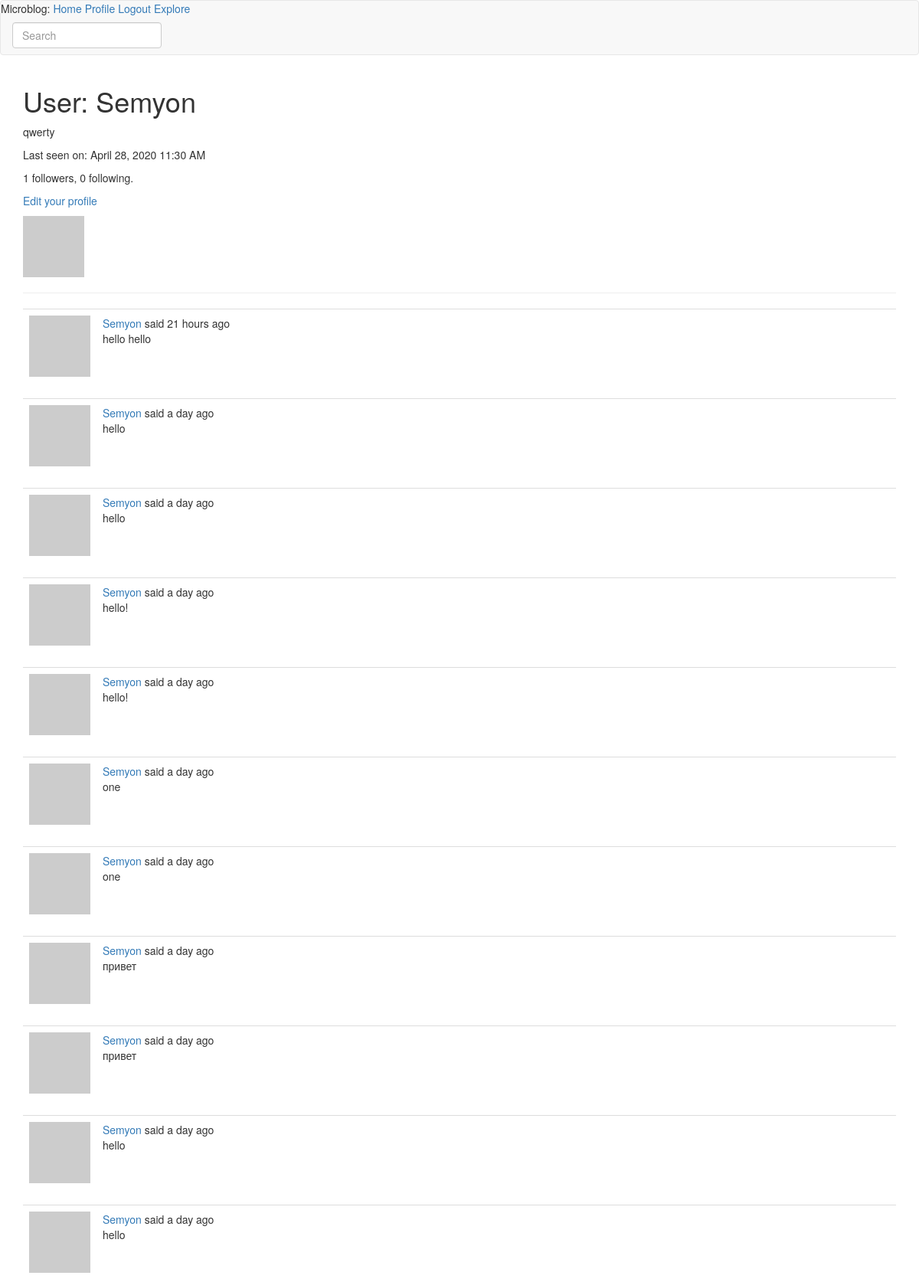
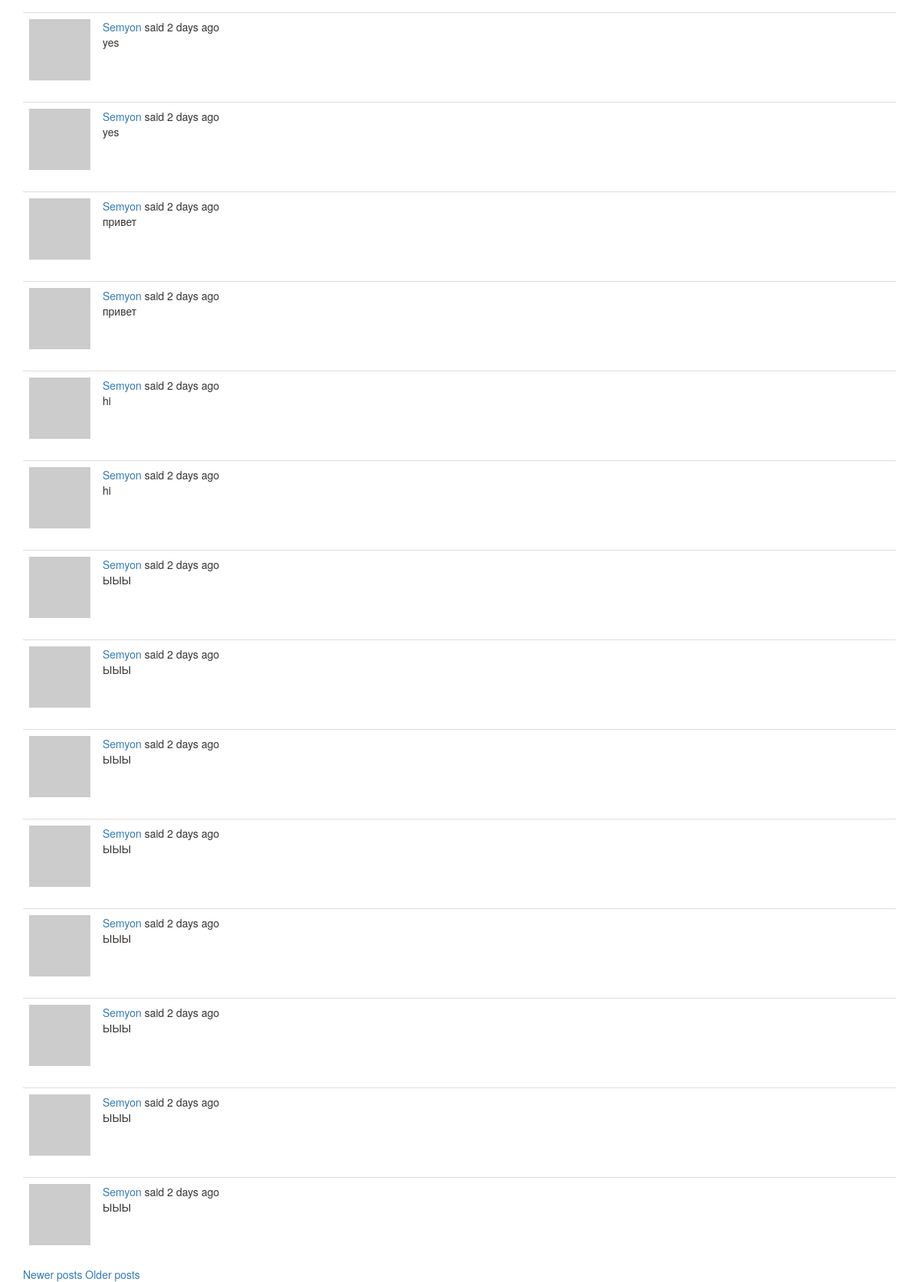
Page /user/Semyon?page=2 (signed in) on the committed database (2 pictures, top to bottom).
### app/models.py (models this page shows, shortened)
class User(UserMixin, db.Model):
    id = db.Column(db.Integer, primary_key=True)
    username = db.Column(db.String(64), index=True, unique=True)
    email = db.Column(db.String(120), index=True, unique=True)
    password_hash = db.Column(db.String(128))
    posts = db.relationship('Post', backref='author', lazy='dynamic')
    about_me = db.Column(db.String(128))
    last_seen = db.Column(db.DateTime, default=datetime.utcnow)
    followed = db.relationship(
        'User', secondary=followers,
        primaryjoin=(followers.c.follower_id == id),
        secondaryjoin=(followers.c.followed_id == id),
        backref=db.backref('followers', lazy='dynamic'), lazy='dynamic')
    def avatar(self, size):
        digest = md5(self.email.lower().encode('utf-8')).hexdigest()
        return 'https://www.gravatar.com/avatar/{}?d=identicon&s={}'.format(digest, size)

class SearchableMixin(object):
    @classmethod
    def before_commit(cls, session):
        session._changes = {
            'add': list(session.new),
            'update': list(session.dirty),
            'delete': list(session.deleted)
        }
    @classmethod
    def after_commit(cls, session):
        for obj in session._changes['add']:
            if isinstance(obj, SearchableMixin):
                add_to_index(obj.__tablename__, obj)
        for obj in session._changes['update']:
            if isinstance(obj, SearchableMixin):
                add_to_index(obj.__tablename__, obj)
        for obj in session._changes['delete']:
            if isinstance(obj, SearchableMixin):
                remove_from_index(obj.__tablename__, obj)
        session._changes = None

class Post(SearchableMixin, db.Model):
    id = db.Column(db.Integer, primary_key=True)
    language = db.Column(db.String(5))
    body = db.Column(db.String(140))
    timestamp = db.Column(db.DateTime, index=True, default=datetime.utcnow)
    user_id = db.Column(db.Integer, db.ForeignKey('user.id'))
    __searchable__ = ['body']

### app/main/routes.py (the view)
@bp.route('/user/<username>')
@login_required
def user(username):
    user = User.query.filter_by(username=username).first_or_404()
    page = request.args.get('page', 1, type=int)
    posts = user.posts.order_by(Post.timestamp.desc()).paginate(page, current_app.config['POSTS_PER_PAGE'], False)
    next_url = url_for('main.user', username=user.username, page=posts.next_num) if posts.has_next else None
    prev_url = url_for('main.user', username=user.username, page=posts.prev_num) if posts.has_prev else None
    return render_template('user.html', user=user, posts=posts.items, next_url = next_url, prev_url = prev_url)

### app/main/forms.py
class SearchForm(FlaskForm):
    q = StringField(_l('Search'), validators=[DataRequired()])
    def __init__(self, *args, **kwargs):
        if 'formdata' not in kwargs:
            kwargs['formdata'] = request.args
        if 'csrf_enabled' not in kwargs:
            kwargs['csrf_enabled'] = False
        super(SearchForm, self).__init__(*args, **kwargs)

### app/main/routes.py (called while the page is built)
@bp.before_request
def before_request():
    if current_user.is_authenticated:
        current_user.last_seen = datetime.utcnow()
        db.session.commit()
        g.search_form = SearchForm()
    g.locale = str(get_locale())

### app/models.py (called while the page is built)
@login.user_loader
def load_user(id):
    return User.query.get(int(id))

### app/templates/user.html
{% extends "base.html" %}
{% block app_content %}
    <table>
        <tr valign="top">
            <td><img src="{{ user.avatar(128) }}"></td>
            <h1>{{_('User: %(username)s', username = user.username)}}</h1>
            {% if user.about_me %}<p>{{ user.about_me }}</p>{% endif %}
            {% if user.last_seen %}
            <p>{{_('Last seen on: %(moment)s', moment=moment(user.last_seen).format('LLL')) }}</p>
            {% endif %}
            <p>{{ user.followers.count() }} followers, {{ user.followed.count() }} following.</p>
            {% if user == current_user %}
            <p><a href="{{ url_for('main.edit_profile') }}">{{_('Edit your profile')}}</a></p>
            {% elif not current_user.is_following(user) %}
            <p><a href="{{ url_for('main.follow', username=user.username) }}">{{_('Follow')}}</a></p>
            {% else %}
            <p><a href="{{ url_for('main.unfollow', username=user.username) }}">{{_('Unfollow')}}</a></p>
            {% endif %}
        </tr>
    </table>
    <hr>
    {% for post in posts %}
        {% include "_post.html" %}
    {% endfor %}
    {% if prev_url %}
        <a href="{{ prev_url }}">{{_('Newer posts')}}</a>
    {% endif %}
    {% if next_url %}
        <a href="{{ next_url }}">{{_('Older posts')}}</a>
    {% endif %}
{% endblock %}

### app/templates/_post.html (shortened to what this page needs)
<table class="table table-hover">
    <tr>
        <td width="70px">
            <a href="{{ url_for('main.user', username=post.author.username) }}">
                <img src="{{ post.author.avatar(70) }}" />
            </a>
        </td>
        <td>
            {{ _('%(username)s said %(when)s', username=user_link, when=moment(post.timestamp).fromNow()) }}
            <br>
            <span id="post{{ post.id }}">{{ post.body }}</span>
        </td>
    </tr>
</table>

### rows in the picture
User: about_me "qwerty"
Post: body "hello hello"
Post: body "hello"
Post: body "hello"
Post: body "hello!"
Post: body "hello!"
Post: body "one"
Post: body "one"
Post: body "привет"
Post: body "привет"
Post: body "hello"
Post: body "hello"
Post: body "yes"
Post: body "yes"
Post: body "привет"
Post: body "привет"
Post: body "hi"
Post: body "hi"
Post: body "ЫЫЫ"
Post: body "ЫЫЫ"
Post: body "ЫЫЫ"
Post: body "ЫЫЫ"
Post: body "ЫЫЫ"
Post: body "ЫЫЫ"
Post: body "ЫЫЫ"
Post: body "ЫЫЫ"

### other values in the picture
{{ user.followers.count() }} "1"
{{ user.followed.count() }} "0"
